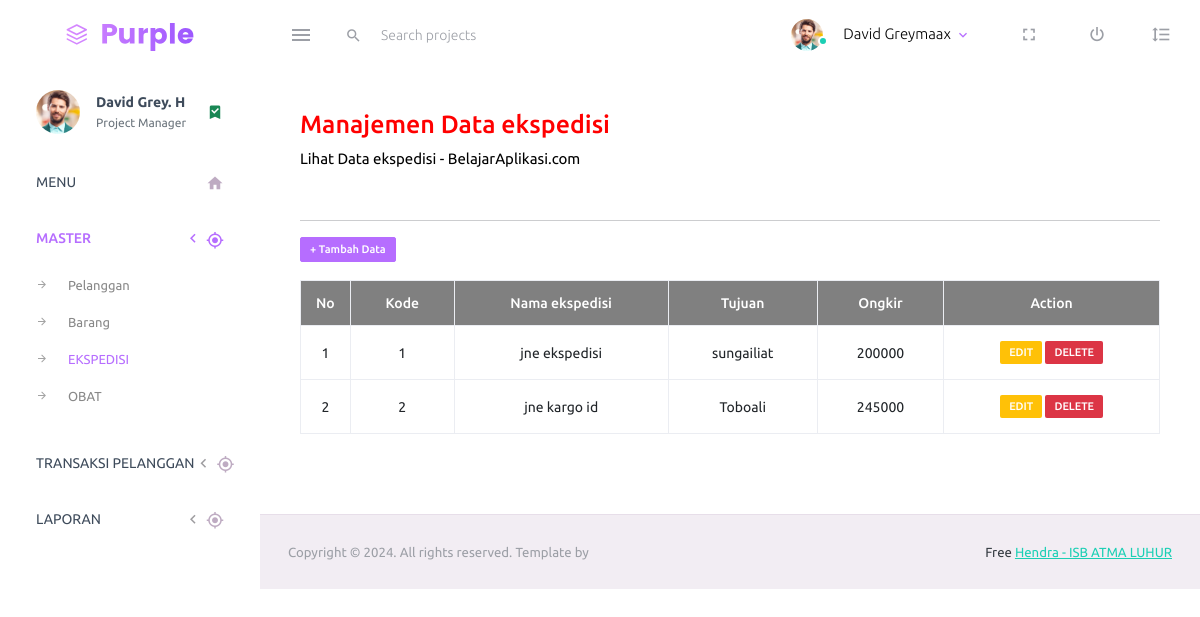
/index.php/ekspedisi, run on the app's committed database.
### tables this page shows
CREATE TABLE ekspedisi (
    kd_ekspedisi VARCHAR(10) PRIMARY KEY,
    nama_ekspedisi VARCHAR(50) NOT NULL,
    tujuan VARCHAR(50) NOT NULL,
    ongkir INT(8) NOT NULL
);

### application/views/layout/konten.php (called while the page is built)
<?php
	if ($isi) {
		$this->load->view($isi);
	}
?>

### application/views/layout/wrapper.php (called while the page is built)
<?php
	require_once('header.php');
	require_once('menu.php');
	require_once('konten.php');
	require_once('footer.php');
?>

### application/controllers/Ekspedisi.php (called while the page is built, shortened)
<?php
	class ekspedisi extends CI_Controller {
		public function __construct() {
			$this->load->model('Ekspedisi_model');
			$this->load->model('General_model');
		}
		function index() {
			$query = $this->Ekspedisi_model->data_ekspedisi();
			$data = array(
				'title' => 'Halaman Dashboard Administrator E-Commerce',
				'isi'   => 'ekspedisi/ekspedisi_view',
				'data'  => $query
			);
			$this->load->view('layout/wrapper', $data);
		}
	}
?>

### index.php (called while the page is built, shortened)
<?php
require_once BASEPATH.'core/CodeIgniter.php';

### application/models/Ekspedisi_model.php (called while the page is built, shortened)
<?php
	class ekspedisi_model extends CI_Model {
		public function data_ekspedisi() {
			$query = $this->db->query("select * from ekspedisi");
			if($query->num_rows() > 0) {
				return $query->result();
			}
		}
	}
?>

### application/views/ekspedisi/ekspedisi_view.php (the view)
<div class="row">
	<div class="col-12 grid-margin">
		<div class="card">
			<div class="card-body">
				<h3 align="left" style="color:red;">Manajemen Data ekspedisi<br></h3>
				<p align="left" style="color:black;">Lihat Data ekspedisi - BelajarAplikasi.com<br></p><br>
				<hr>
				<a href="<?php echo base_url() ?>ekspedisi/tambah"><span class="badge badge-primary btn-sm">+ Tambah
						Data</span></a><br><br>
				<table id="tabel-akademik" class="table table-bordered" border="1">
					<thead>
						<tr class="warning" align="center" style="background: grey;color:white;font-weight: bold;">
							<th scope="col" width="3%">No</th>
							<th scope="col">Kode</th>
							<th scope="col">Nama ekspedisi</th>
							<th scope="col">Tujuan</th>
							<th scope="col">Ongkir</th>
							<th scope="col">Action</th>
						</tr>
					</thead>
					<tbody>
						<?php
							$no= 1;
							foreach ($data as $list) { ?>
							<tr class="active" align="center">
								<td><?php echo $no; ?></td>
								<td><?php echo $list->kd_ekspedisi; ?></td>
								<td><?php echo $list->nama_ekspedisi; ?></td>
								<td><?php echo $list->tujuan; ?></td>
								<td><?php echo $list->ongkir; ?></td>
								<td>
									<a href="<?php echo base_url() ?>ekspedisi/edit/<?php echo $list->kd_ekspedisi; ?>"><span
											class="badge bg-warning">EDIT</span></a>
									<a href="<?php echo base_url() ?>ekspedisi/delete/<?php echo $list->kd_ekspedisi; ?>"><span
											class="badge bg-danger">DELETE</span></a>
								</td>
							</tr>
							<?php $no++;
								} ?>
					</tbody>
				</table>
			</div>
		</div>
	</div>
</div>

### data on the page
ekspedisi: kd_ekspedisi "1", nama_ekspedisi "jne ekspedisi", tujuan "sungailiat", ongkir "200000"
ekspedisi: kd_ekspedisi "2", nama_ekspedisi "jne kargo id", tujuan "Toboali", ongkir "245000"
